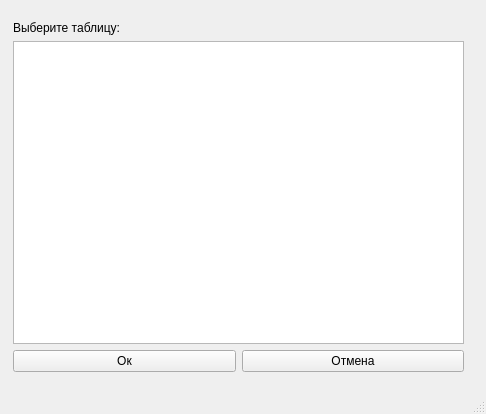
<?xml version="1.0" encoding="UTF-8"?>
<ui version="4.0">
 <class>select_table</class>
 <widget class="QMainWindow" name="select_table">
  <property name="geometry">
   <rect>
    <x>0</x>
    <y>0</y>
    <width>486</width>
    <height>414</height>
   </rect>
  </property>
  <property name="windowTitle">
   <string>MainWindow</string>
  </property>
  <widget class="QWidget" name="centralwidget">
   <widget class="QWidget" name="">
    <property name="geometry">
     <rect>
      <x>13</x>
      <y>21</y>
      <width>451</width>
      <height>351</height>
     </rect>
    </property>
    <layout class="QVBoxLayout" name="verticalLayout">
     <item>
      <widget class="QLabel" name="Table_Label">
       <property name="text">
        <string>Выберите таблицу:</string>
       </property>
      </widget>
     </item>
     <item>
      <widget class="QListWidget" name="table_list"/>
     </item>
     <item>
      <layout class="QHBoxLayout" name="horizontalLayout_3">
       <item>
        <widget class="QPushButton" name="Ok_Button">
         <property name="text">
          <string>Ок</string>
         </property>
         <property name="checkable">
          <bool>false</bool>
         </property>
        </widget>
       </item>
       <item>
        <widget class="QPushButton" name="Cancel_Button">
         <property name="text">
          <string>Отмена</string>
         </property>
        </widget>
       </item>
      </layout>
     </item>
    </layout>
   </widget>
  </widget>
  <widget class="QMenuBar" name="menubar">
   <property name="geometry">
    <rect>
     <x>0</x>
     <y>0</y>
     <width>486</width>
     <height>21</height>
    </rect>
   </property>
  </widget>
  <widget class="QStatusBar" name="statusbar"/>
 </widget>
 <resources/>
 <connections/>
</ui>
